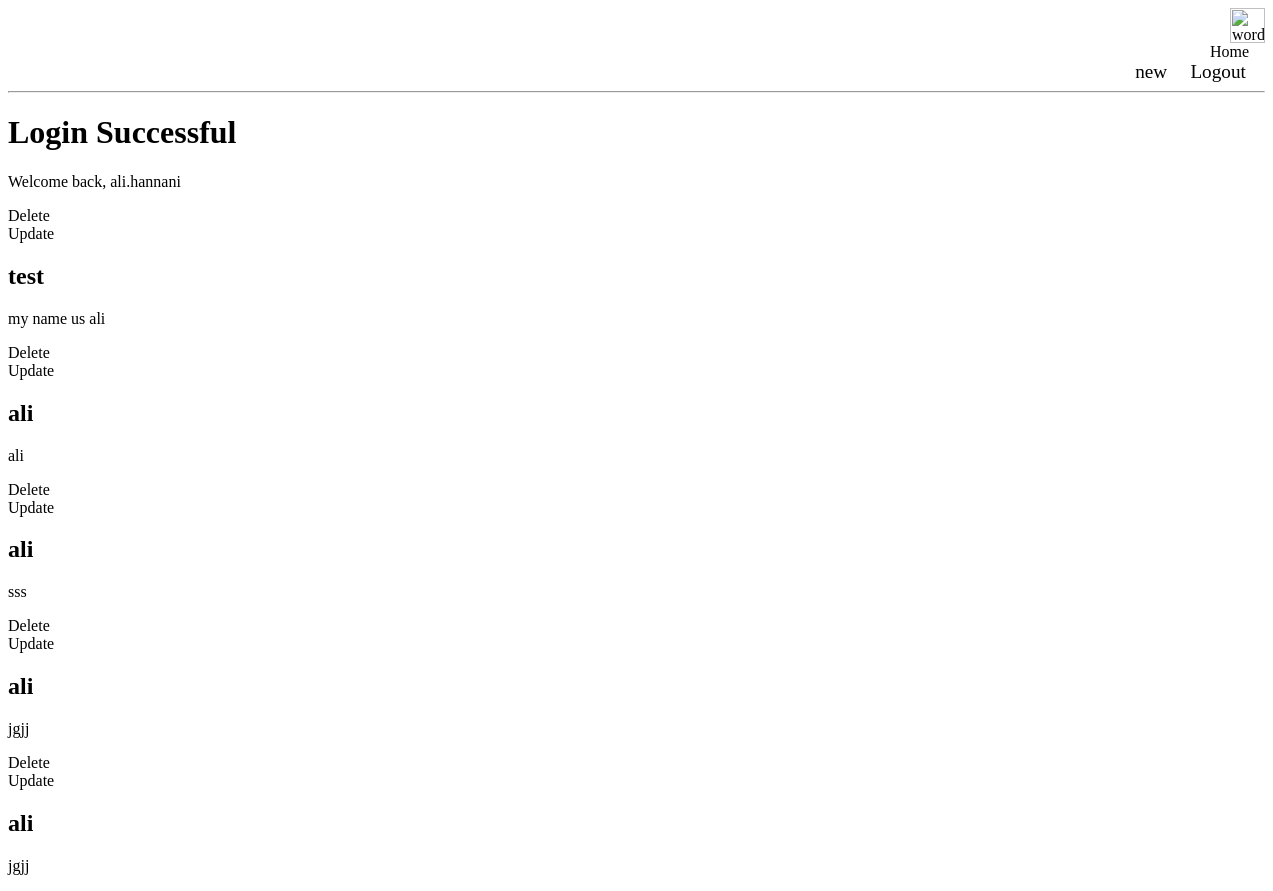
The page /dashboard (signed in) on the database its author committed.
### app.py (models this page shows)
class User(db.Model, UserMixin):
    id = db.Column(db.Integer, primary_key=True)
    username = db.Column(db.String(30), nullable=False, unique=True)
    password = db.Column(db.String(30), nullable=False)
    role = db.Column(db.String(10), nullable=False)
    posts = db.relationship('Post', backref='author')

class Post(db.Model):
    id = db.Column(db.Integer, primary_key=True)
    title = db.Column(db.String(200), nullable=False)
    image = db.Column(db.String(200), nullable=True)
    desc = db.Column(db.String(1000), nullable=False)
    date_created = db.Column(db.DateTime, default=datetime.now)
    author_id = db.Column(db.Integer, db.ForeignKey('user.id'))
    id_labeled = db.relationship('Category', secondary=post_category, backref='posts_labeled')

### app.py (the view)
@app.route('/dashboard')
@login_required
def dashboard():
    posts = Post.query.filter_by(author_id=current_user.id)
    return render_template('dashboard.html', current_user=current_user,posts=posts)

### app.py (called while the page is built)
@login_manager.user_loader
def load_user(user_id):
    return User.query.get(int(user_id))

### templates/dashboard.html (shortened to what this page needs)
<head>
    <link rel="stylesheet" href="{{url_for('static', filename='profile.css')}}">
</head>
<header>
    <div>
        <img src="https://upload.wikimedia.org/wikipedia/commons/thumb/9/98/WordPress_blue_logo.svg/1200px-WordPress_blue_logo.svg.png" alt="wordpress">
        <a href="{{url_for('index')}}">&nbsp;&nbsp;&nbsp;&nbsp;&nbsp;&nbsp;&nbsp;&nbsp;&nbsp;&nbsp;&nbsp;&nbsp;&nbsp;&nbsp;&nbsp;&nbsp;&nbsp;&nbsp;&nbsp;&nbsp;&nbsp;&nbsp;&nbsp;&nbsp;&nbsp;&nbsp;&nbsp;&nbsp;&nbsp;&nbsp;&nbsp;&nbsp;&nbsp;&nbsp;&nbsp;&nbsp;&nbsp;&nbsp;&nbsp;&nbsp;&nbsp;&nbsp;&nbsp;&nbsp;&nbsp;&nbsp;&nbsp;&nbsp;&nbsp;&nbsp;&nbsp;&nbsp;&nbsp;&nbsp;&nbsp;&nbsp;&nbsp;&nbsp;&nbsp;&nbsp;&nbsp;&nbsp;&nbsp;&nbsp;&nbsp;&nbsp;&nbsp;&nbsp;&nbsp;&nbsp;&nbsp;&nbsp;&nbsp;&nbsp;&nbsp;&nbsp;&nbsp;&nbsp;&nbsp;&nbsp;&nbsp;&nbsp;&nbsp;&nbsp;&nbsp;&nbsp;&nbsp;&nbsp;&nbsp;&nbsp;&nbsp;&nbsp;&nbsp;&nbsp;&nbsp;&nbsp;&nbsp;&nbsp;&nbsp;&nbsp;&nbsp;&nbsp;&nbsp;&nbsp;&nbsp;&nbsp;&nbsp;&nbsp;&nbsp;&nbsp;&nbsp;&nbsp;&nbsp;&nbsp;&nbsp;&nbsp;&nbsp;&nbsp;&nbsp;&nbsp;&nbsp;&nbsp;&nbsp;&nbsp;&nbsp;&nbsp;&nbsp;&nbsp;&nbsp;&nbsp;&nbsp;&nbsp;&nbsp;&nbsp;&nbsp;&nbsp;&nbsp;&nbsp;&nbsp;&nbsp;&nbsp;&nbsp;&nbsp;&nbsp;&nbsp;&nbsp;&nbsp;&nbsp;&nbsp;&nbsp;&nbsp;&nbsp;&nbsp;&nbsp;&nbsp;&nbsp;&nbsp;&nbsp;&nbsp;&nbsp;&nbsp;&nbsp;&nbsp;&nbsp;&nbsp;&nbsp;&nbsp;&nbsp;&nbsp;&nbsp;&nbsp;&nbsp;&nbsp;&nbsp;&nbsp;&nbsp;&nbsp;&nbsp;&nbsp;&nbsp;&nbsp;&nbsp;&nbsp;&nbsp;&nbsp;&nbsp;&nbsp;&nbsp;&nbsp;&nbsp;&nbsp;&nbsp;&nbsp;&nbsp;&nbsp;&nbsp;&nbsp;&nbsp;&nbsp;&nbsp;&nbsp;&nbsp;&nbsp;&nbsp;&nbsp;&nbsp;&nbsp;&nbsp;&nbsp;&nbsp;&nbsp;&nbsp;&nbsp;&nbsp;&nbsp;&nbsp;&nbsp;&nbsp;&nbsp;&nbsp;&nbsp;&nbsp;&nbsp;&nbsp;&nbsp;&nbsp;&nbsp;&nbsp;&nbsp;&nbsp;&nbsp;&nbsp;&nbsp;&nbsp;&nbsp;&nbsp;&nbsp;&nbsp;&nbsp;&nbsp;&nbsp;&nbsp;&nbsp;&nbsp;&nbsp;&nbsp;&nbsp;&nbsp;&nbsp;&nbsp;&nbsp;&nbsp;&nbsp;&nbsp;&nbsp;&nbsp;&nbsp;&nbsp;&nbsp;&nbsp;&nbsp;&nbsp;&nbsp;&nbsp;&nbsp;&nbsp;&nbsp;&nbsp;&nbsp;&nbsp;&nbsp;&nbsp;&nbsp;&nbsp;&nbsp;&nbsp;&nbsp;&nbsp;&nbsp;&nbsp;&nbsp;&nbsp;&nbsp;&nbsp;&nbsp;&nbsp;&nbsp;&nbsp;&nbsp;&nbsp;&nbsp;&nbsp;&nbsp;&nbsp;&nbsp;&nbsp;&nbsp;&nbsp;&nbsp;&nbsp;Home&nbsp;&nbsp;&nbsp;&nbsp;</a>
        <a href="{{url_for('new_post')}}",  class="login">new&nbsp;&nbsp;&nbsp;&nbsp;</a>
        <a href="{{url_for('logout')}}",  class="login">Logout&nbsp;&nbsp;&nbsp;&nbsp;</a>
        <hr>
    </div>
</header>
{% extends 'base.html' %}
{% block content %}
<h1>Login Successful</h1>
<p>Welcome back, {{current_user.username}}</p>
{%for post in posts%}
    <a href="/delete/{{post.id}}">Delete</a>
    <br />
    <a href="/update/{{post.id}}">Update</a>
<h2>{{post.title}}</h2>
<p>{{post.desc}}</p>
{%endfor%}
{% endblock %}

### static/profile.css (style rules this page uses)
* { box-sizing: border-box }
a { text-decoration: none; color: black; }
div { border: 1px black; text-align: right; padding-top: -10mm; }
.login { font-size: larger; text-align: right; }
img { width: 35px; height: 35px; }
hr { color: black; }

### rows shown on the page
User: username "ali.hannani"
Post: title "test", desc "my name us ali"
Post: title "ali", desc "ali"
Post: title "ali", desc "sss"
Post: title "ali", desc "jgjj"
Post: title "ali", desc "jgjj"
